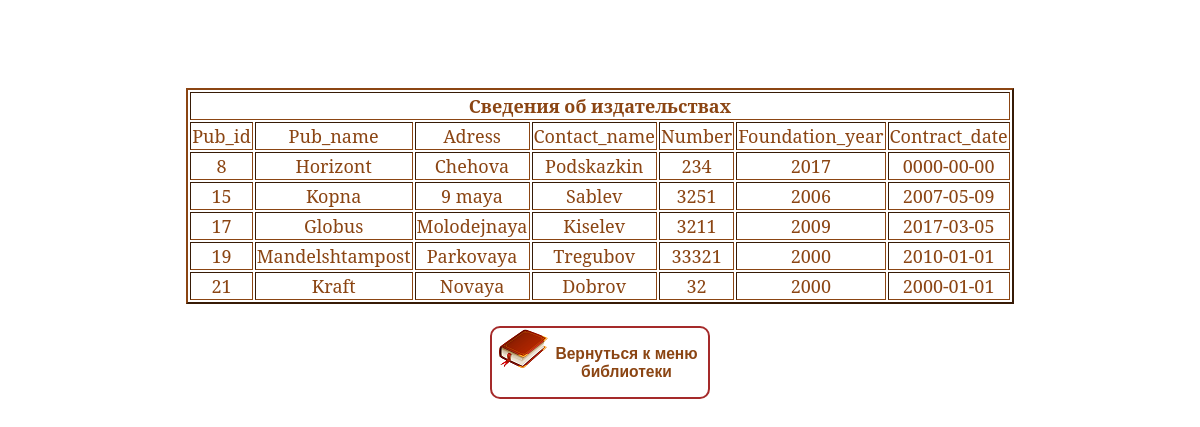
The page /selects/index5.php on the database its author committed.
### tables this page shows
CREATE TABLE `pubhouse` (
  `Pub_id` int(10) unsigned NOT NULL AUTO_INCREMENT,
  `Pub_name` varchar(45) NOT NULL,
  `Adress` varchar(45) NOT NULL,
  `Contact_name` varchar(45) NOT NULL,
  `Number` int(10) unsigned NOT NULL,
  `Foundation_year` int(10) unsigned NOT NULL,
  `Contract_date` date NOT NULL,
  PRIMARY KEY (`Pub_id`)
);

### selects/index5.php (the view, shortened to what this page needs)
<?php
	 $dbname = "library";
	 $login = "root";
	 $password = "root";
	 try
	 {
	 	$pdo = new PDO("mysql:host=LocalHost; dbname=$dbname",$login,$password);
	 	$pdo->SetAttribute(PDO::ATTR_ERRMODE, PDO::ERRMODE_EXCEPTION);
	 }
	 catch(PDOException $e)
	 {
	 	echo "Ошибка подключения БД";
	 	echo $e->getMessage();
	 	exit();
	 }
	$sql = "select pubhouse.* from pubhouse left join delivery using(Pub_id) where Del_id is null";
	$result = $pdo->query($sql);
	$pubhouses = $result->fetchAll();
?>
<html>
	<head>
		<link rel="stylesheet" href="../css/book.css">
	</head>
	<body><br><br><br><br>
		<table border = "2"  ><tbody>
			<th colspan="7" >Сведения об издательствах</th>
			<tr>
				<td > Pub_id</td>
				<td > Pub_name</td>
				<td > Adress</td>
				<td > Contact_name</td>
				<td > Number</td>
				<td > Foundation_year</td>
				<td > Contract_date</td>
			</tr>
			<?php foreach ($pubhouses as $pubhouse):?>
				<tr>
					<td > <?php echo $pubhouse['Pub_id']; ?> </td>
					<td > <?php echo $pubhouse['Pub_name']; ?> </td>
					<td > <?php echo $pubhouse['Adress']; ?> </td>
					<td > <?php echo $pubhouse['Contact_name']; ?> </td>
					<td > <?php echo $pubhouse['Number']; ?> </td>
					<td > <?php echo $pubhouse['Foundation_year']; ?> </td>
					<td > <?php echo $pubhouse['Contract_date']; ?> </td>
				</tr>
			</tbody>
		<?php endforeach; ?>
		</table><br>
	<form action ="../index.php">
   		<button  class="b1">
    		<img src="../img/bookk.png" alt="Перо" style="vertical-align:middle" align = left>
				<H3>Вернуться  к  меню  библиотеки</H3>
   		</button></p>
  	</form>
	</body>
</html>

### css/book.css (style rules this page uses)
body { margin: 0; padding: 0; background-size: 100%; font-family: 'Noto Serif', serif; font-size: 16px; text-align: center; }
h3 { text-align: center; color: #8B4513; }
table { margin: auto; border-color: #8B4513; }
td,th { color: #8B4513; font-size: 18px; text-align: center; }
.b1 { background: white; color: brown; border-radius: 10px; border: 2px solid brown; width: 220px; }

### rows shown on the page
pubhouse: Pub_id "8", Pub_name "Horizont", Adress "Chehova", Contact_name "Podskazkin", Number "234", Foundation_year "2017", Contract_date "0000-00-00"
pubhouse: Pub_id "15", Pub_name "Kopna", Adress "9 maya", Contact_name "Sablev", Number "3251", Foundation_year "2006", Contract_date "2007-05-09"
pubhouse: Pub_id "17", Pub_name "Globus", Adress "Molodejnaya", Contact_name "Kiselev", Number "3211", Foundation_year "2009", Contract_date "2017-03-05"
pubhouse: Pub_id "19", Pub_name "Mandelshtampost", Adress "Parkovaya", Contact_name "Tregubov", Number "33321", Foundation_year "2000", Contract_date "2010-01-01"
pubhouse: Pub_id "21", Pub_name "Kraft", Adress "Novaya", Contact_name "Dobrov", Number "32", Foundation_year "2000", Contract_date "2000-01-01"
